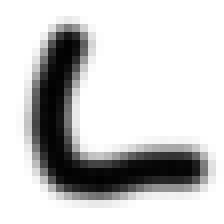
#> input picture img/2/1.PNG, 28 x 28 px, found by its file name (shown 8 times larger)
$ python draw.py
#> lines starting #> are read from the running program, lines starting #| are printed output that depends on the picture
from PIL import Image
import numpy as np
import matplotlib.pyplot as plt


import cv2


random_image = np.random.random([500,500])

filename = './1.PNG'
filename2 = './2.PNG'

tmp = cv2.imread(filename, cv2.IMREAD_GRAYSCALE)
#> tmp is the input picture: shape (28, 28); min 1, max 255, mean 202.9
tmp2 = cv2.imread(filename2, cv2.IMREAD_GRAYSCALE)

# 붙지 않은 '가'
result = np.zeros((28,56))
result[:,:28] = tmp
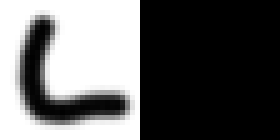
#> result: shape (28, 56) float64 (shown 5 times larger); min 0, max 255, mean 101.5
result[:,28:] = tmp2
plt.imsave("a.png",result)

# 'ㅏ' 가 덮어버린 '가'
result = np.zeros((28,40))
result[:,:28] = tmp
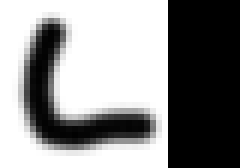
#> result: shape (28, 40) float64 (shown 6 times larger); min 0, max 255, mean 142
result[:,12:] = tmp2
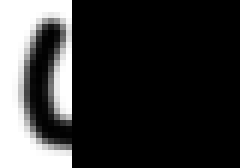
#> result: shape (28, 40) float64 (shown 6 times larger); 70% of the values are NaN or infinite; the others: min 1, max 255, mean 178.7; drawn with min black, max white, NaN and infinite black
plt.imsave("b.png",result)
print(result)
#> (printed output is left out)


result = np.zeros((28,46))
result.fill(255)
result[:,:28] = tmp
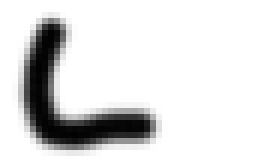
#> result: shape (28, 46) float64 (shown 6 times larger); min 1, max 255, mean 223.3
#> (the run stopped early here; a loop or call above may not have finished)
